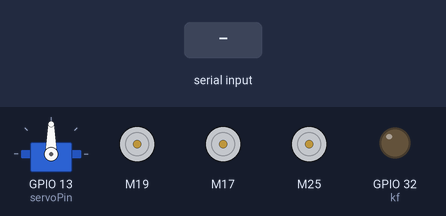
The sketch below on a simulated ESP32. Parts: servo, 3 × DC motor (green arrow = forward, orange = backward, longer = faster), output pins drawn as LEDs (lit = HIGH). The inputs (shaded band) are chosen by the test bench. What the sketch prints to the serial monitor is not drawn.

Above: at 1.2 s.
1.3 s: "P1\n" received over Serial
At 1.8 s:
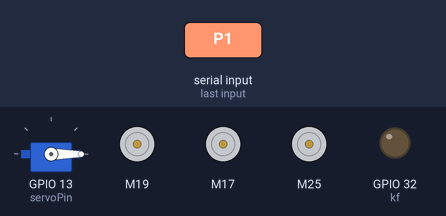
2.8 s: "stu\n" received over Serial
At 4.0 s:
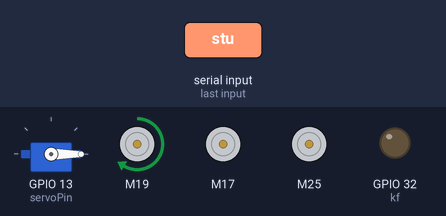
4.3 s: "std\n" received over Serial
At 5.3 s:
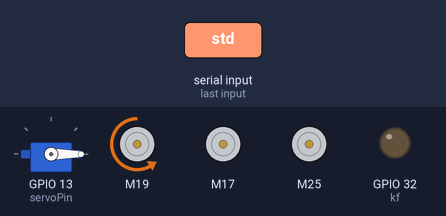
5.8 s: "sta\n" received over Serial
At 6.4 s:
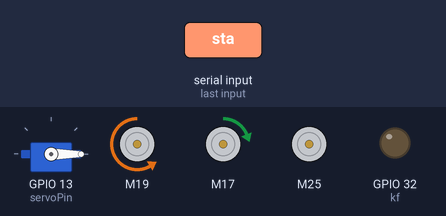
7.3 s: "stc\n" received over Serial
At 7.6 s:
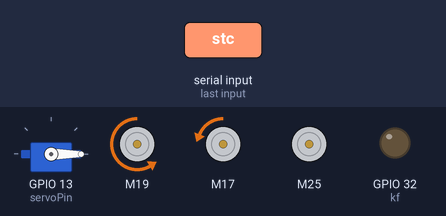
8.8 s: "stp\n" received over Serial
At 9.9 s:
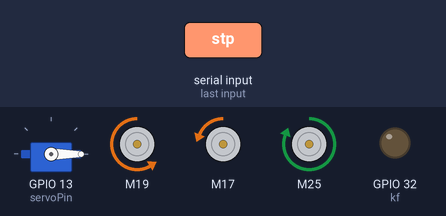
Timing chart, 0 to 11.3 s (numbered marks = the images above; inputs shaded):
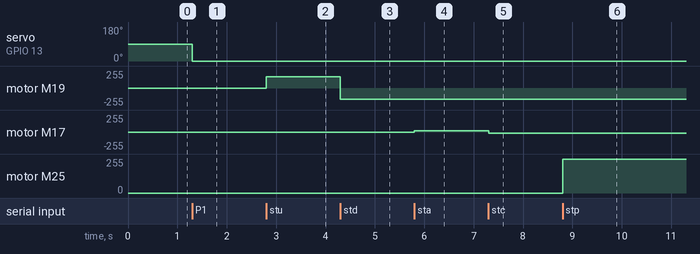

The sketch:

R1_s6.ino
```cpp
#include "HardwareSerial.h"
#include <CytronMotorDriver.h>
#include <ESP32Servo.h>

HardwareSerial espSerial(0);

Servo myservo;

CytronMD plat(PWM_DIR, 4,  2);
// staff
CytronMD str(PWM_DIR, 17, 16);
CytronMD stud(PWM_DIR, 19, 18);
CytronMD stug(PWM_DIR, 25, 33);

// kfs
CytronMD kfsf(PWM_DIR, 12, 14);
CytronMD kfsr(PWM_DIR, 27, 26);

// const int st ;
const int kf = 32;
const int servoPin = 13;

const int st_ud   = 170;
const int st_r    = 20 ;
const int kf_fb   = 255;
const int kf_r    = 80;
const int pl      = 255;
const int st_g      = 255;

int p_1 = 0, p_2 = 0, s_1 = 0;
String prev_st ;
String prev_kf ;
String prev_s ;

String v = "" , prev_v = "";

void setup() {
  espSerial.begin(250000);
	myservo.attach(servoPin);
  // pinMode(st, OUTPUT);
  pinMode(kf, OUTPUT);
  // digitalWrite(st, LOW);
  digitalWrite(kf, LOW);
}

void loop() {

  if (espSerial.available()) {
    v = espSerial.readStringUntil('\n');
    v.trim();
  }
  if (v != "" && v != prev_v) {

  if      (v == "stu") { stud.setSpeed(st_ud); }
  else if (v == "std") { stud.setSpeed( -st_ud); }
  else if (v == "sta") { str.setSpeed(st_r);   }
  else if (v == "stc") { str.setSpeed( -st_r);   }
  else if (v == "stp") { stug.setSpeed(st_g);   }
  else if (v == "sts") { stug.setSpeed( -st_g);   }
  else if (v == "pu") { plat.setSpeed(-pl); }
  else if (v == "pd") { plat.setSpeed( pl); }

  else if (v == "S") {
    stud.setSpeed(0);
    str.setSpeed(0);
    kfsf.setSpeed(0);
    kfsr.setSpeed(0);
    plat.setSpeed(0);
    stug.setSpeed(0);


  }
  if (v == "kff") { kfsf.setSpeed(kf_fb); }
  if (v == "kfb") { kfsf.setSpeed( -kf_fb); }
  if (v == "kfss") { kfsf.setSpeed( 0 ); }

  if (v == "kfa") { kfsr.setSpeed(kf_r); }
  if (v == "kfc") { kfsr.setSpeed( -kf_r); }
  if (v == "kfrs") { kfsr.setSpeed( 0 ); }

  if (v == "pu") { plat.setSpeed(-pl); }
  if (v == "pd") { plat.setSpeed( pl); }
  if (v == "ps") { plat.setSpeed( 0 ); }


  // if (v == "P1" || v == "p1") {
  //   if (v == "P1" && prev_st == "p1") p_1++;
  //   prev_st = v;
  // }
  // digitalWrite(st, (p_1 % 2 == 1) ? HIGH : LOW);

  if (v == "P2" || v == "p2") {
    if (v == "P2" && prev_kf == "p2") p_2++;
    prev_kf = v;
  }
  digitalWrite(kf, (p_2 % 2 == 1) ? HIGH : LOW);

  if (v == "S1" || v == "s1") {
  if (v == "S1" && prev_s == "s1") s_1++;
  prev_s = v;
  }
   (s_1 % 2 == 1) ? myservo.write(120) : myservo.write(0);

  prev_v = v;

  }
  Serial.println(v);
}
```

Measured:
- after the input at 1.3 s, servo on GPIO 13 (servoPin): 90° → 0° at once
- after the input at 2.8 s, motor M19: stopped → forward 170/255 at once
- after the input at 4.3 s, motor M19: forward 170/255 → backward 170/255 at once
- after the input at 5.8 s, motor M17: stopped → forward 20/255 at once
- after the input at 7.3 s, motor M17: forward 20/255 → backward 20/255 at once
- after the input at 8.8 s, motor M25: stopped → forward 255/255 at once
